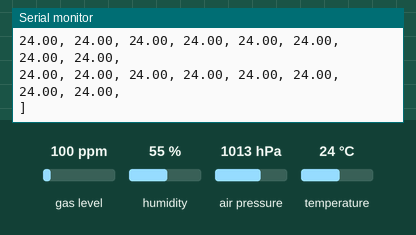
Simulated run of this sketch. Board: ESP32. On the bench: the last lines printed to the serial monitor. Inputs (shaded band) come from the test bench; at power-on: gas level 100 ppm, humidity 55 %, air pressure 1013 hPa, temperature 24 °C. WiFi joins after 1.5 s; servers stay silent unless stated; no MQTT or app messages arrive unless stated.

Above: at 2.7 s.
2.8 s: gas level set to 20 ppm
At 10.49 s:
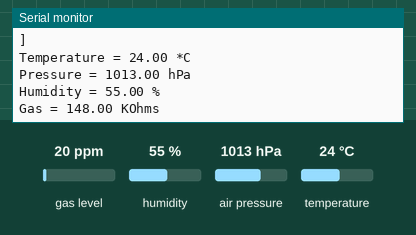
11.8 s: humidity set to 22 %
At 13.1 s:
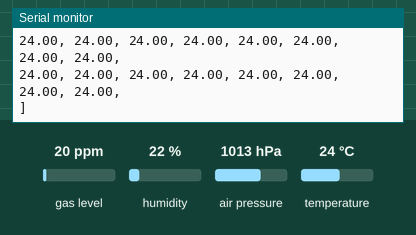
13.3 s: air pressure set to 952 hPa
14.8 s: temperature set to 12 °C
At 30.21 s:
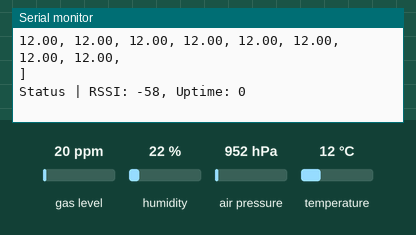

Measured:
- after the input at 2.8 s, the serial monitor: prints a new line after 7.5 s (image 1)
- after the input at 14.8 s, the serial monitor: prints a new line after 0.77 s (image 3)

The sketch:

ESP32_AMG8833.ino
```cpp
// This is my AMG8833 8x8 thermal image sensor experiment that I was planning to use for a room presense censor
// It also has a BME680 connected to measure other parameters of the room

// Wiring:
// ESP32       | AMG8833       | BME680
// 3V3 (3.3V)  | 3VO           | VCC
// GND         | GND           | GND
// D21         | SDA           | SDA
// D22         | SCL           | SCL

#include <WiFi.h>
#include <ESPmDNS.h>
#include <WiFiUdp.h>
#include <ArduinoOTA.h>
#include <Wire.h>
#include <Adafruit_Sensor.h>
#include "Adafruit_BME680.h"
#include <Adafruit_AMG88xx.h>
#include <PubSubClient.h>           // MQTT support

#define SEALEVELPRESSURE_HPA (1013.25)
#define BME680SAMPLING 10000 // BME680 sampling in milliseconds
#define STATUSINTERVAL 30000 // Interval of the status messages
#define AMGSAMPLING 1000 // AMG8833 thermal camera sampling in milliseconds

Adafruit_AMG88xx amg;
unsigned long delayTime;

#define AMG_COLS 8
#define AMG_ROWS 8
float pixels[AMG_COLS * AMG_ROWS];


const char* ssid = "xxx";
const char* password = "xxx";
const char* mqtt_server = "192.168.1.xx";
const char* mqtt_user = "xxx";
const char* mqtt_password = "xxx";
const char* clientID = "thermal";
const char* topicStatus = "/thermal/status";
const char* topicBME = "/thermal/bme";
const char* topicThermal = "/thermal/thermal";

Adafruit_BME680 bme; // I2C
WiFiClient espClient;
PubSubClient mqtt(mqtt_server, 1883, 0, espClient);

unsigned long lastBME680, endTime, uptime, lastStatus, lastAMG;
int vBME680SAMPLING, vSTATUSINTERVAL, vAMGSAMPLING;

void setup() {
  Serial.begin(115200);
  Serial.println("Booting");
  Serial.println(F("Connecting to Wifi"));
  WiFi.mode(WIFI_STA);
  WiFi.begin(ssid, password);
  while (WiFi.waitForConnectResult() != WL_CONNECTED) {
    Serial.println("Connection Failed! Rebooting...");
    delay(5000);
    ESP.restart();
  }

  // Port defaults to 3232
  // ArduinoOTA.setPort(3232);

  // Hostname defaults to esp3232-[MAC]
  // ArduinoOTA.setHostname("myesp32");

  // No authentication by default
  // ArduinoOTA.setPassword("admin");

  // Password can be set with it's md5 value as well
  // MD5(admin) = 21232f297a57a5a743894a0e4a801fc3
  // ArduinoOTA.setPasswordHash("21232f297a57a5a743894a0e4a801fc3");

  ArduinoOTA
    .onStart([]() {
      String type;
      if (ArduinoOTA.getCommand() == U_FLASH)
        type = "sketch";
      else // U_SPIFFS
        type = "filesystem";

      // NOTE: if updating SPIFFS this would be the place to unmount SPIFFS using SPIFFS.end()
      Serial.println("Start updating " + type);
    })
    .onEnd([]() {
      Serial.println("\nEnd");
    })
    .onProgress([](unsigned int progress, unsigned int total) {
      Serial.printf("Progress: %u%%\r", (progress / (total / 100)));
    })
    .onError([](ota_error_t error) {
      Serial.printf("Error[%u]: ", error);
      if (error == OTA_AUTH_ERROR) Serial.println("Auth Failed");
      else if (error == OTA_BEGIN_ERROR) Serial.println("Begin Failed");
      else if (error == OTA_CONNECT_ERROR) Serial.println("Connect Failed");
      else if (error == OTA_RECEIVE_ERROR) Serial.println("Receive Failed");
      else if (error == OTA_END_ERROR) Serial.println("End Failed");
    });

  ArduinoOTA.begin();

  Serial.println("Ready");
  Serial.print("IP address: ");
  Serial.println(WiFi.localIP());

  // Set up the MQTT server connection
  if (mqtt_server!="") {
    mqtt.setServer(mqtt_server, 1883);
    mqtt.setBufferSize(512);
    mqtt.setCallback(callback);
  }

  if (!bme.begin()) {
    Serial.println(F("Could not find a valid BME680 sensor, check wiring!"));
    while (1);
  }
  // Set up oversampling and filter initialization
  bme.setTemperatureOversampling(BME680_OS_8X);
  bme.setHumidityOversampling(BME680_OS_2X);
  bme.setPressureOversampling(BME680_OS_4X);
  bme.setIIRFilterSize(BME680_FILTER_SIZE_3);
  bme.setGasHeater(320, 150); // 320*C for 150 ms

  lastBME680 = 0;

  if (!amg.begin()) {
    Serial.println("Could not find a valid AMG88xx sensor, check wiring!");
    while (1) { delay(1); }
  }

  vBME680SAMPLING = BME680SAMPLING;
  vSTATUSINTERVAL = STATUSINTERVAL;
  vAMGSAMPLING = AMGSAMPLING;

}

// MQTT reconnect logic
void reconnect() {
  //String mytopic;
  // Loop until we're reconnected
  while (!mqtt.connected()) {
    Serial.print("Attempting MQTT connection...");
    // Attempt to connect
    if (mqtt.connect(clientID, mqtt_user, mqtt_password)) {
      Serial.println(F("connected"));
      // ... and resubscribe
      //mqtt.subscribe(topicSleep);
    } else {
      Serial.print(F("failed, rc="));
      Serial.print(mqtt.state());
      Serial.println(F(" try again in 5 seconds"));
      // Wait 5 seconds before retrying
      delay(5000);
    }
  }
}

void callback(char* topic, byte* payload, unsigned int length) {
  // Convert the incoming byte array to a string
  String strTopic = String((char*)topic);
  payload[length] = '\0'; // Null terminator used to terminate the char array
  String message = (char*)payload;

  Serial.print(F("Message arrived on topic: ["));
  Serial.print(topic);
  Serial.print(F("], "));
  Serial.println(message);

}

void sendBME680() {
  if (!bme.endReading()) {
    Serial.println(F("Failed to complete reading :("));
    return;
  }

  Serial.print(F("Temperature = "));
  Serial.print(bme.temperature);
  Serial.println(F(" *C"));

  Serial.print(F("Pressure = "));
  Serial.print(bme.pressure / 100.0);
  Serial.println(F(" hPa"));

  Serial.print(F("Humidity = "));
  Serial.print(bme.humidity);
  Serial.println(F(" %"));

  Serial.print(F("Gas = "));
  Serial.print(bme.gas_resistance / 1000.0);
  Serial.println(F(" KOhms"));

  //Serial.print(F("Approx. Altitude = "));
  //Serial.print(bme.readAltitude(SEALEVELPRESSURE_HPA));
  //Serial.println(F(" m"));

  Serial.println();

String bmeStat = "";
  bmeStat = "{\"temperature\":";
  bmeStat += bme.temperature;
  bmeStat += ",\"pressure\":";
  bmeStat += bme.pressure / 100.0;
  bmeStat += ",\"humidity\":";
  bmeStat += bme.humidity;
  bmeStat += ",\"gas\":";
  bmeStat += bme.gas_resistance / 1000.0;
  bmeStat += "}";
  if (mqtt_server!="") {
    mqtt.publish(topicBME, bmeStat.c_str());
  }


  endTime = 0;

}

void sendStatus() {
  Serial.print("Status | RSSI: ");
  Serial.print(WiFi.RSSI());
  Serial.print(", Uptime: ");
  Serial.println(millis()/ 60000);
  Serial.println();

String mqttStat = "";
  mqttStat = "{\"rssi\":";
  mqttStat += WiFi.RSSI();
  mqttStat += ",\"uptime\":";
  mqttStat += millis()/ 60000;
  mqttStat += "}";
  if (mqtt_server!="") {
    mqtt.publish(topicStatus, mqttStat.c_str());
  }
}

void sendAMGImage() {
  //read all the pixels
  String image = "";
  amg.readPixels(pixels);
  Serial.print("[");
  for(int i=1; i<=AMG88xx_PIXEL_ARRAY_SIZE; i++){
    image = image + pixels[i-1] + ",";
    Serial.print(pixels[i-1]);
    Serial.print(", ");
    if( i%8 == 0 ) Serial.println();
  }
  image = image.substring(0, image.length() - 1);
  Serial.println("]");
  Serial.println();
  if (mqtt_server!="") {
    mqtt.publish(topicThermal, image.c_str());
  }
}


void loop() {
  ArduinoOTA.handle();

  // Handle MQTT connection/reconnection
  if (mqtt_server!="") {
    if (!mqtt.connected()) {
      reconnect();
    }
    mqtt.loop();
  }

  // Tell BME680 to begin measurement.
  if (millis()-lastBME680 >= vBME680SAMPLING) {
    endTime = bme.beginReading();
    lastBME680=millis();
    if (endTime == 0) {
      Serial.println(F("Failed to begin reading :("));
    }
  }
  if ((millis()>endTime)&&(endTime>0)) {
      sendBME680();
  }
  if (millis()-lastStatus >= vSTATUSINTERVAL) {
    lastStatus=millis();
    sendStatus();
  }
  if (millis()-lastAMG >= vAMGSAMPLING) {
    lastAMG=millis();
    sendAMGImage();
  }

}
```
